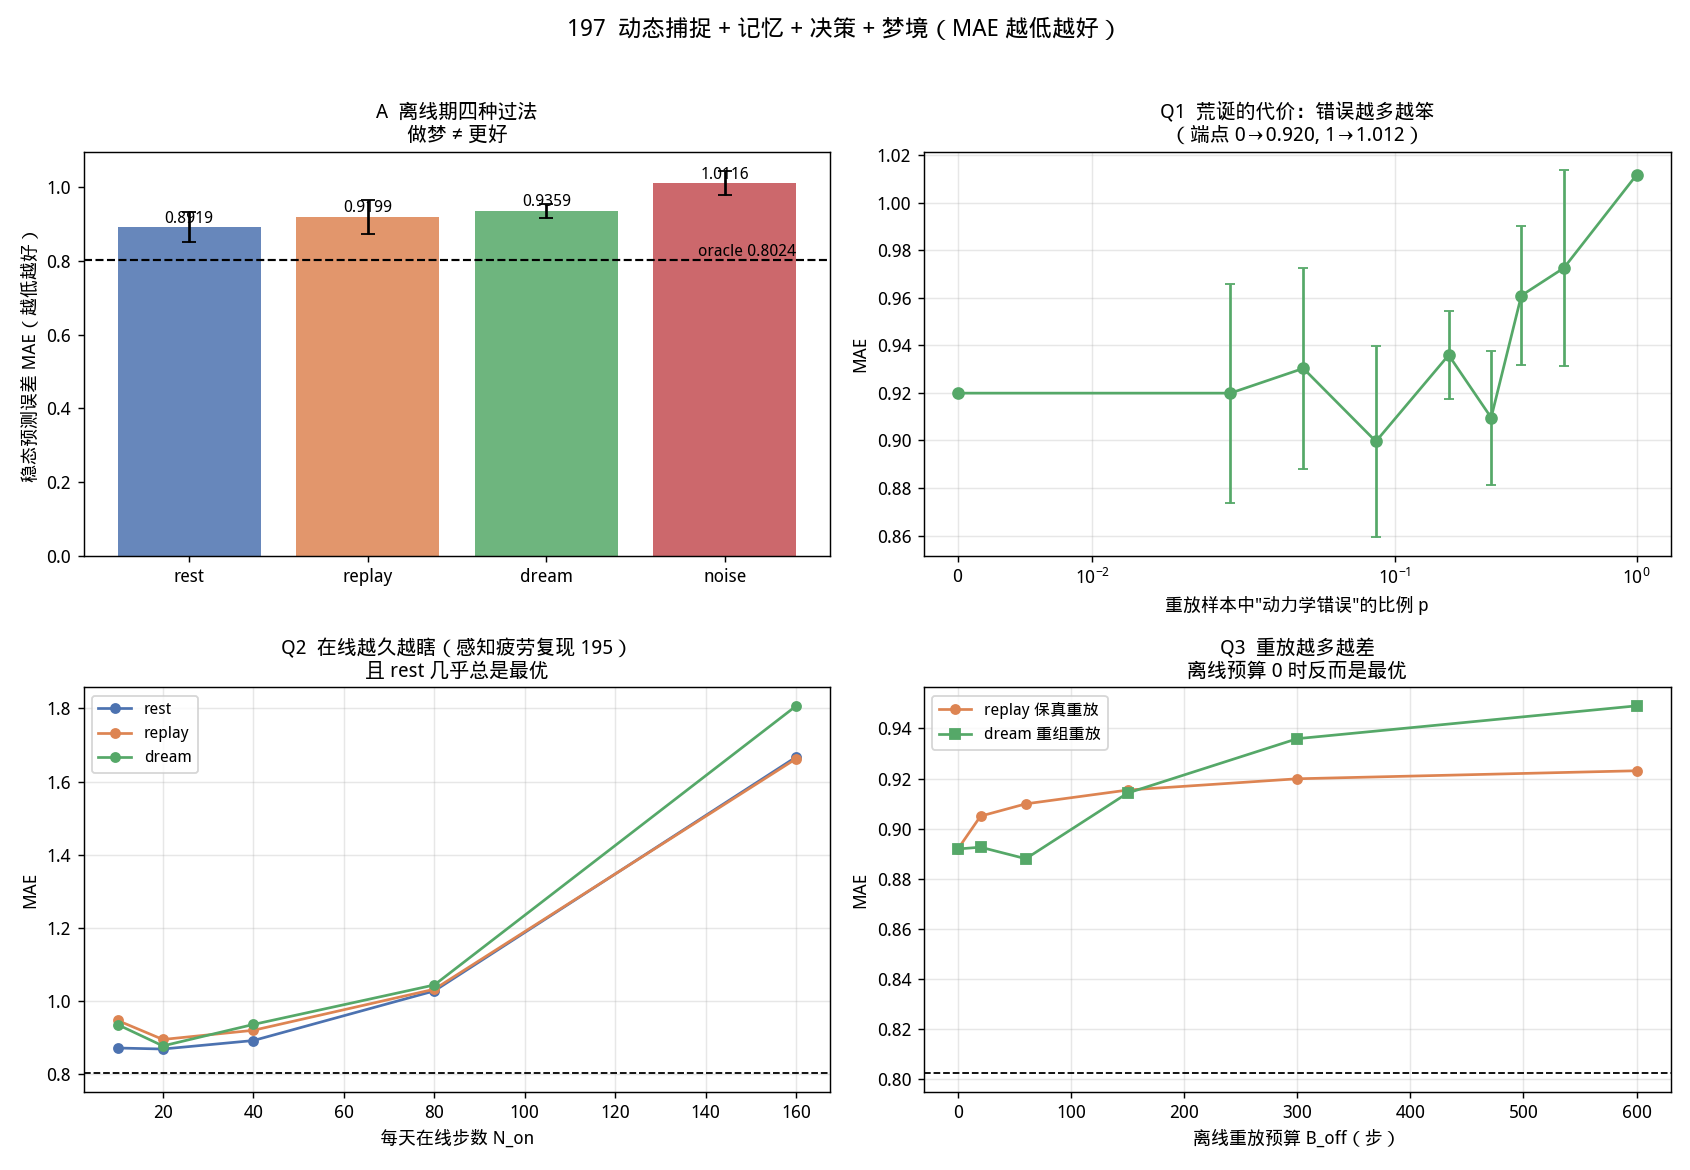

Source code (Python):
# -*- coding: utf-8 -*-
import json, os
import matplotlib
matplotlib.use('Agg')
import matplotlib.pyplot as plt

OUT = os.path.dirname(os.path.abspath(__file__))
plt.rcParams['font.sans-serif'] = ['WenQuanYi Micro Hei', 'DejaVu Sans']
plt.rcParams['axes.unicode_minus'] = False

d = json.load(open(os.path.join(OUT, 'result197.json')))
b = json.load(open(os.path.join(OUT, 'result197b.json')))
orc = d['oracle']

fig, ax = plt.subplots(2, 2, figsize=(13, 9))
COL = {'rest': '#4C72B0', 'replay': '#DD8452', 'dream': '#55A868', 'noise': '#C44E52'}

# ---- A: 四模式 ----
a0 = ax[0, 0]
modes = ['rest', 'replay', 'dream', 'noise']
vals = [d['A'][m]['steady'] for m in modes]
errs = [d['A'][m]['std'] for m in modes]
a0.bar([m for m in modes], vals, yerr=errs, color=[COL[m] for m in modes],
       capsize=4, alpha=.85)
a0.axhline(orc, ls='--', c='k', lw=1.2)
a0.text(3.4, orc + .012, f'oracle {orc}', ha='right', fontsize=9)
a0.set_ylabel('稳态预测误差 MAE（越低越好）')
a0.set_title('A  离线期四种过法\n做梦 ≠ 更好', fontsize=11)
for i, v in enumerate(vals):
    a0.text(i, v + .012, f'{v:.4f}', ha='center', fontsize=9)

# ---- Q1: 剂量反应 ----
a1 = ax[0, 1]
q1 = [r for r in b['Q1'] if isinstance(r['p_bad'], float)]
q1.sort(key=lambda r: r['p_bad'])
xs = [r['p_bad'] for r in q1]
ys = [r['mae'] for r in q1]
ss = [r.get('std', 0) for r in q1]
a1.errorbar(xs, ys, yerr=ss, fmt='o-', c='#55A868', capsize=3, ms=6)
a1.set_xscale('symlog', linthresh=0.02)
a1.set_xlabel('重放样本中"动力学错误"的比例 p')
a1.set_ylabel('MAE')
a1.set_title('Q1  荒诞的代价：错误越多越笨\n（端点 0→0.920, 1→1.012）', fontsize=11)
a1.grid(alpha=.3)

# ---- Q2: 在线稀缺度 ----
a2 = ax[1, 0]
q2 = b['Q2']
xs = [r['N_on'] for r in q2]
for m in ['rest', 'replay', 'dream']:
    a2.plot(xs, [r[m] for r in q2], 'o-', c=COL[m], label=m, ms=5)
a2.axhline(orc, ls='--', c='k', lw=1)
a2.set_xlabel('每天在线步数 N_on')
a2.set_ylabel('MAE')
a2.set_title('Q2  在线越久越瞎（感知疲劳复现 195）\n且 rest 几乎总是最优', fontsize=11)
a2.legend(fontsize=9)
a2.grid(alpha=.3)

# ---- Q3: 离线预算 ----
a3 = ax[1, 1]
q3 = b['Q3']
xs = [r['B_off'] for r in q3]
a3.plot(xs, [r['replay'] for r in q3], 'o-', c=COL['replay'], label='replay 保真重放', ms=5)
a3.plot(xs, [r['dream'] for r in q3], 's-', c=COL['dream'], label='dream 重组重放', ms=5)
a3.axhline(orc, ls='--', c='k', lw=1)
a3.set_xlabel('离线重放预算 B_off（步）')
a3.set_ylabel('MAE')
a3.set_title('Q3  重放越多越差\n离线预算 0 时反而是最优', fontsize=11)
a3.legend(fontsize=9)
a3.grid(alpha=.3)

plt.suptitle('197  动态捕捉 + 记忆 + 决策 + 梦境（MAE 越低越好）',
             fontsize=13, y=0.985)
plt.tight_layout(rect=[0, 0, 1, 0.965])
p = os.path.join(OUT, 'render197.png')
plt.savefig(p, dpi=130)
print('saved', p, os.path.getsize(p), 'bytes')
